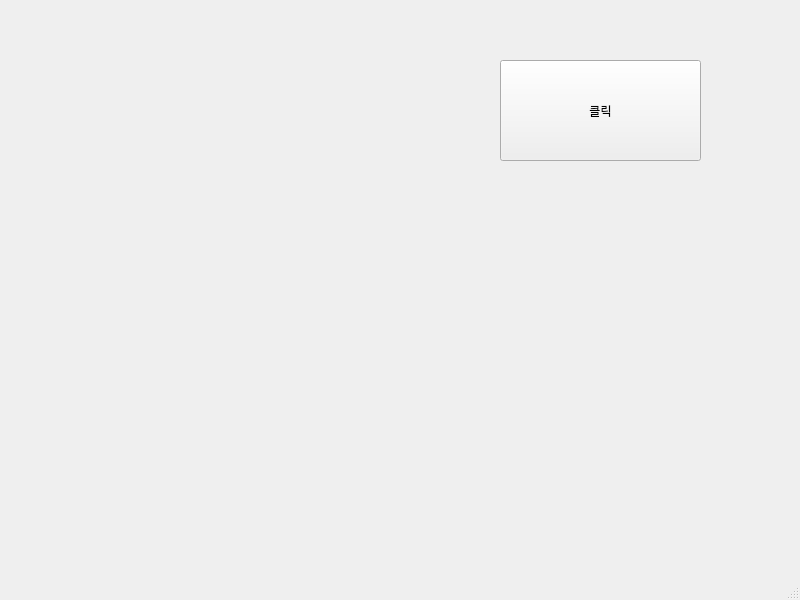
<?xml version="1.0" encoding="UTF-8"?>
<ui version="4.0">
 <class>MainWindow</class>
 <widget class="QMainWindow" name="MainWindow">
  <property name="geometry">
   <rect>
    <x>0</x>
    <y>0</y>
    <width>800</width>
    <height>600</height>
   </rect>
  </property>
  <property name="windowTitle">
   <string>MainWindow</string>
  </property>
  <widget class="QWidget" name="centralwidget">
   <widget class="QPushButton" name="pushButton">
    <property name="geometry">
     <rect>
      <x>500</x>
      <y>60</y>
      <width>201</width>
      <height>101</height>
     </rect>
    </property>
    <property name="text">
     <string>클릭</string>
    </property>
   </widget>
   <widget class="QLabel" name="label">
    <property name="geometry">
     <rect>
      <x>80</x>
      <y>60</y>
      <width>211</width>
      <height>91</height>
     </rect>
    </property>
    <property name="text">
     <string/>
    </property>
   </widget>
  </widget>
  <widget class="QMenuBar" name="menubar">
   <property name="geometry">
    <rect>
     <x>0</x>
     <y>0</y>
     <width>800</width>
     <height>21</height>
    </rect>
   </property>
  </widget>
  <widget class="QStatusBar" name="statusbar"/>
 </widget>
 <resources/>
 <connections/>
</ui>
